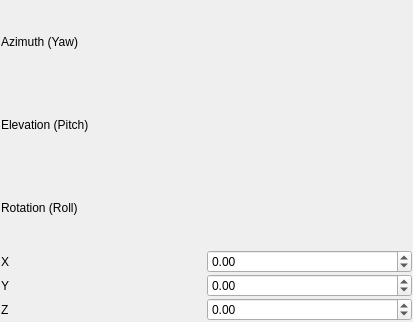
<?xml version="1.0" encoding="UTF-8"?>
<ui version="4.0">
 <class>Affine3dControlWidget</class>
 <widget class="QWidget" name="Affine3dControlWidget">
  <property name="geometry">
   <rect>
    <x>0</x>
    <y>0</y>
    <width>413</width>
    <height>322</height>
   </rect>
  </property>
  <property name="windowTitle">
   <string>Dialog</string>
  </property>
  <layout class="QVBoxLayout" name="verticalLayout">
   <property name="spacing">
    <number>1</number>
   </property>
   <property name="leftMargin">
    <number>1</number>
   </property>
   <property name="topMargin">
    <number>1</number>
   </property>
   <property name="rightMargin">
    <number>1</number>
   </property>
   <property name="bottomMargin">
    <number>1</number>
   </property>
   <item>
    <layout class="QGridLayout" name="gridLayout">
     <item row="1" column="0">
      <widget class="QLabel" name="label_6">
       <property name="text">
        <string>Elevation (Pitch)</string>
       </property>
      </widget>
     </item>
     <item row="0" column="0">
      <widget class="QLabel" name="label_5">
       <property name="text">
        <string>Azimuth (Yaw)</string>
       </property>
      </widget>
     </item>
     <item row="2" column="0">
      <widget class="QLabel" name="label_7">
       <property name="text">
        <string>Rotation (Roll)</string>
       </property>
      </widget>
     </item>
     <item row="0" column="1">
      <widget class="AngleEditBox" name="widgetYaw" native="true"/>
     </item>
     <item row="1" column="1">
      <widget class="AngleEditBox" name="widgetPitch" native="true"/>
     </item>
     <item row="2" column="1">
      <widget class="AngleEditBox" name="widgetRoll" native="true"/>
     </item>
    </layout>
   </item>
   <item>
    <layout class="QGridLayout" name="gridLayout_2">
     <item row="0" column="0">
      <widget class="QLabel" name="label_8">
       <property name="text">
        <string>X</string>
       </property>
      </widget>
     </item>
     <item row="2" column="0">
      <widget class="QLabel" name="label_10">
       <property name="text">
        <string>Z</string>
       </property>
      </widget>
     </item>
     <item row="1" column="0">
      <widget class="QLabel" name="label_9">
       <property name="text">
        <string>Y</string>
       </property>
      </widget>
     </item>
     <item row="0" column="1">
      <widget class="QDoubleSpinBox" name="spinBoxX">
       <property name="minimum">
        <double>-1000000.000000000000000</double>
       </property>
       <property name="maximum">
        <double>1000000000.000000000000000</double>
       </property>
      </widget>
     </item>
     <item row="1" column="1">
      <widget class="QDoubleSpinBox" name="spinBoxY">
       <property name="minimum">
        <double>-1000000.000000000000000</double>
       </property>
       <property name="maximum">
        <double>1000000.000000000000000</double>
       </property>
      </widget>
     </item>
     <item row="2" column="1">
      <widget class="QDoubleSpinBox" name="spinBoxZ">
       <property name="minimum">
        <double>-1000000.000000000000000</double>
       </property>
       <property name="maximum">
        <double>1000000.000000000000000</double>
       </property>
      </widget>
     </item>
    </layout>
   </item>
  </layout>
 </widget>
 <customwidgets>
  <customwidget>
   <class>AngleEditBox</class>
   <extends>QWidget</extends>
   <header>angleEditBox.h</header>
   <container>1</container>
  </customwidget>
 </customwidgets>
 <resources/>
 <connections/>
</ui>
